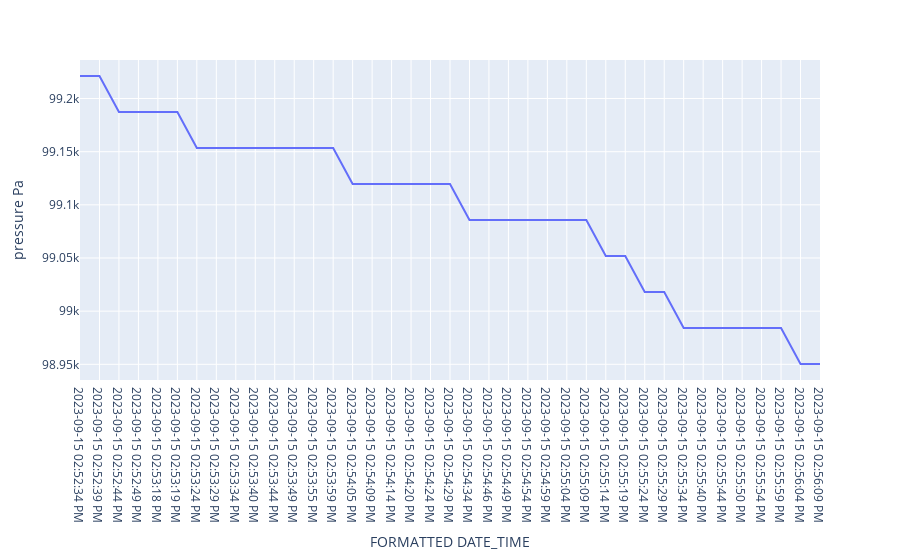

This figure's notebook cell:
### Code cell
fig = px.line(data, x="FORMATTED DATE_TIME", y="pressure Pa")
fig.show()

### Figure 1 — Plotly figure (JSON) as saved in the notebook; plotly's stock layout.template omitted (floating-point values rounded to 4 significant figures)
{"data": [{"hovertemplate": "FORMATTED DATE_TIME=%{x}<br>pressure Pa=%{y}<extra></extra>", "legendgroup": "", "line": {"color": "#636efa", "dash": "solid"}, "marker": {"symbol": "circle"}, "mode": "lines", "name": "", "orientation": "v", "showlegend": false, "type": "scatter", "x": ["2023-09-15 02:52:34 PM", "2023-09-15 02:52:39 PM", "2023-09-15 02:52:44 PM", "2023-09-15 02:52:49 PM", "2023-09-15 02:53:18 PM", "2023-09-15 02:53:19 PM", "2023-09-15 02:53:24 PM", "2023-09-15 02:53:29 PM", "2023-09-15 02:53:34 PM", "2023-09-15 02:53:40 PM", "2023-09-15 02:53:44 PM", "2023-09-15 02:53:49 PM", "2023-09-15 02:53:55 PM", "2023-09-15 02:53:59 PM", "2023-09-15 02:54:05 PM", "2023-09-15 02:54:09 PM", "2023-09-15 02:54:14 PM", "2023-09-15 02:54:20 PM", "2023-09-15 02:54:24 PM", "2023-09-15 02:54:29 PM", "2023-09-15 02:54:34 PM", "2023-09-15 02:54:46 PM", "2023-09-15 02:54:49 PM", "2023-09-15 02:54:54 PM", "2023-09-15 02:54:59 PM", "2023-09-15 02:55:04 PM", "2023-09-15 02:55:09 PM", "2023-09-15 02:55:14 PM", "2023-09-15 02:55:19 PM", "2023-09-15 02:55:24 PM", "2023-09-15 02:55:29 PM", "2023-09-15 02:55:34 PM", "2023-09-15 02:55:40 PM", "2023-09-15 02:55:44 PM", "2023-09-15 02:55:50 PM", "2023-09-15 02:55:54 PM", "2023-09-15 02:55:59 PM", "2023-09-15 02:56:04 PM", "2023-09-15 02:56:09 PM"], "xaxis": "x", "y": [99220.0, 99220.0, 99190.0, 99190.0, 99190.0, 99190.0, 99150.0, 99150.0, 99150.0, 99150.0, 99150.0, 99150.0, 99150.0, 99150.0, 99120.0, 99120.0, 99120.0, 99120.0, 99120.0, 99120.0, 99090.0, 99090.0, 99090.0, 99090.0, 99090.0, 99090.0, 99090.0, 99050.0, 99050.0, 99020.0, 99020.0, 98980.0, 98980.0, 98980.0, 98980.0, 98980.0, 98980.0, 98950.0, 98950.0], "yaxis": "y"}], "layout": {"legend": {"tracegroupgap": 0}, "margin": {"t": 60}, "xaxis": {"anchor": "y", "domain": [0, 1], "title": {"text": "FORMATTED DATE_TIME"}}, "yaxis": {"anchor": "x", "domain": [0, 1], "title": {"text": "pressure Pa"}}}}
